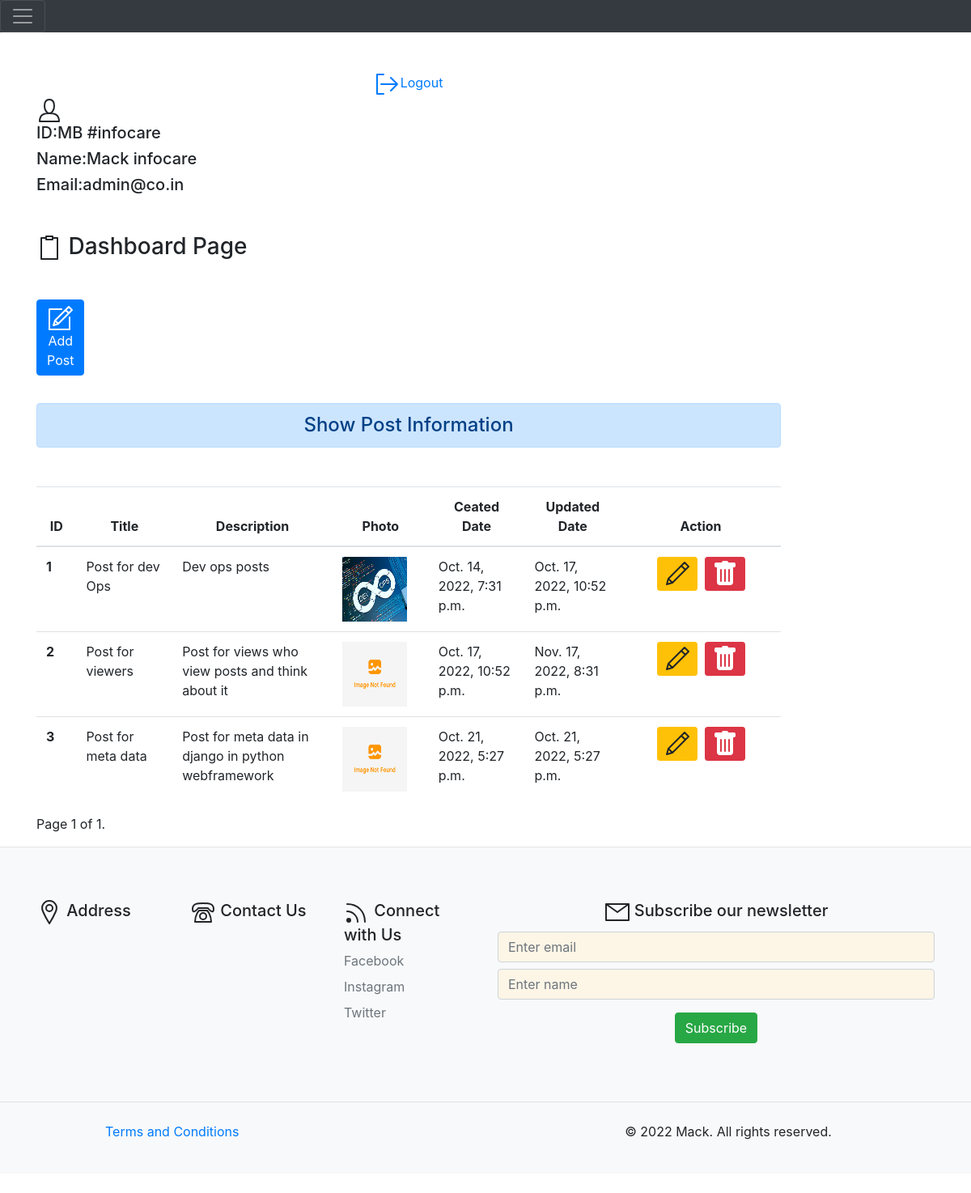
Before: /dashboard/ (signed in) with the older database file.
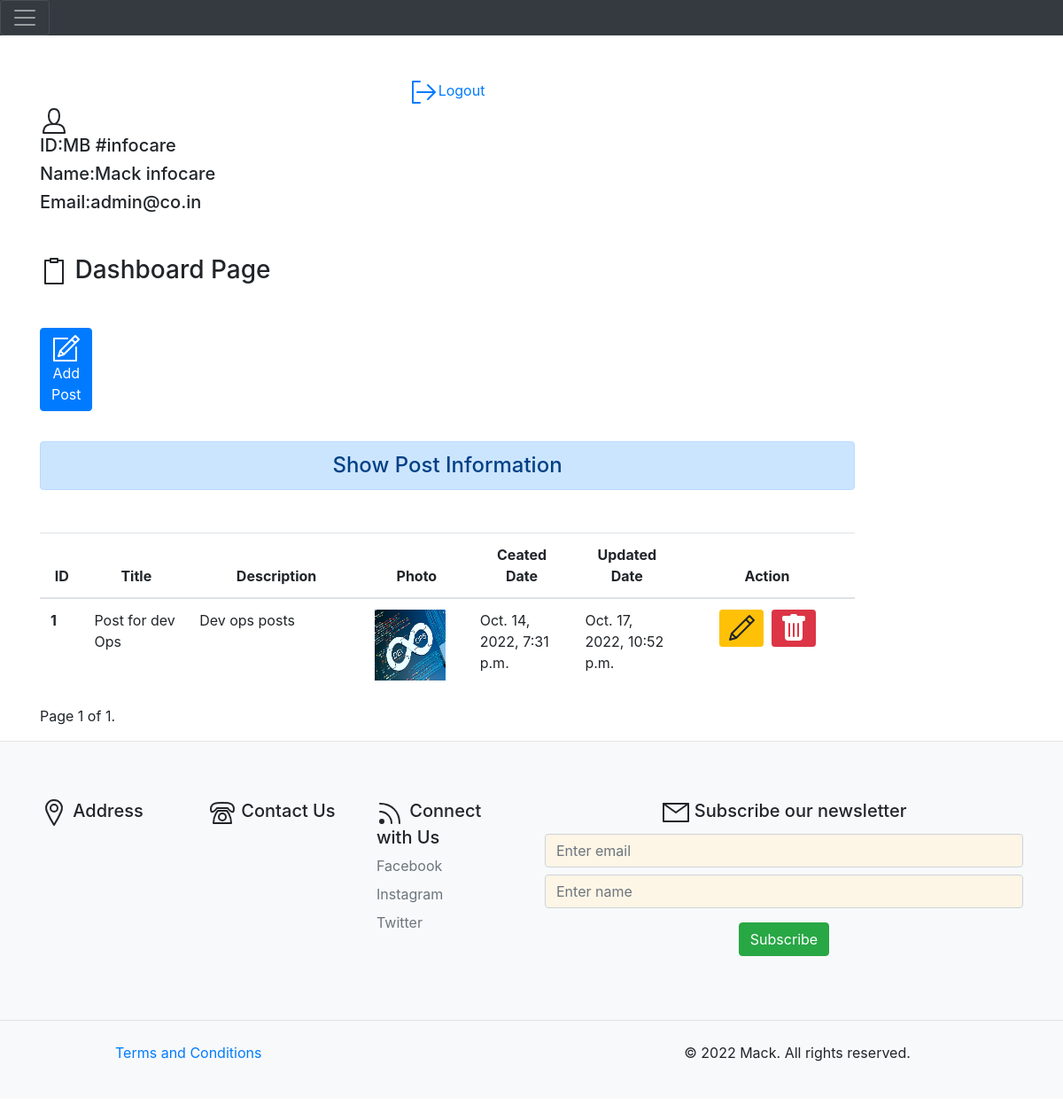
After: the same page with the newer database file.
### blog/models.py (models this page shows, shortened)
class Post(models.Model):
    title = models.CharField(max_length=500)
    description = models.TextField(max_length=500)
    photo = models.ImageField(upload_to='static/images/',blank=True)
    created_at = models.DateTimeField(auto_now_add=True)
    updated_at = models.DateTimeField(auto_now=True)
    class Meta:
        verbose_name = 'Post'
        verbose_name_plural = 'Post'

### blog/views.py (the view)
# urls.py: path('dashboard/', views.dashboard, name="dashboard"),
def dashboard(request):
    if request.user.is_authenticated:
        posts = Post.objects.all()
        paginator = Paginator(posts, 5)
        page_number = request.GET.get('page')
        page_obj = paginator.get_page(page_number)
        user = request.user
        full_name = user.get_full_name()
        email = user.email
        gps = user.groups.all()
        short_name = user.last_name
        def fun(short_name):
            return('#'+short_name)
        return render(request, 'blog/dashboard.html', {'posts': page_obj, 'full_name': full_name, 'groups': gps, 'email': email, 'page_obj': page_obj,'last_name':fun(short_name)})
    else:
        return HttpResponseRedirect('/login/')

### blog/templates/blog/dashboard.html (shortened to what this page needs)
{% extends 'blog/base.html' %}
{% load  static %}
{% block side %}
<div class="col-sm-10">
  <div align="center">
    <a href="{% url 'logout'%}"><svg id="i-signout" xmlns="http://www.w3.org/2000/svg" viewBox="0 0 32 32" width="32" height="32" fill="none" stroke="currentcolor" stroke-linecap="round" stroke-linejoin="round" stroke-width="2">
      <path d="M28 16 L8 16 M20 8 L28 16 20 24 M11 28 L3 28 3 4 11 4" />
    </svg>Logout</a>
  </div>
  <div class="col-sm-2" style="display: contents;>
    <h4 class="my-5">
    <h5>ID:MB {{last_name}}</h5>
    <h5>Name:{{full_name}}</h5>
    <h5>Email:{{email}}</h5>
  </div>
{% endblock side %}
{% block content%}
    <h3 class="my-5"><svg id="i-clipboard" xmlns="http://www.w3.org/2000/svg" viewBox="0 0 32 32" width="32" height="32" fill="none" stroke="currentcolor" stroke-linecap="round" stroke-linejoin="round" stroke-width="2">
      <path d="M12 2 L12 6 20 6 20 2 12 2 Z M11 4 L6 4 6 30 26 30 26 4 21 4" />
  </svg> Dashboard Page</h3>
    <div class="animate">
    <a href="{% url 'add_post'%}" class="btn btn-primary"><svg id="i-compose" xmlns="http://www.w3.org/2000/svg" viewBox="0 0 32 32" width="32" height="32" fill="none" stroke="currentcolor" stroke-linecap="round" stroke-linejoin="round" stroke-width="2">
      <path d="M27 15 L27 30 2 30 2 5 17 5 M30 6 L26 2 9 19 7 25 13 23 Z M22 6 L26 10 Z M9 19 L13 23 Z" />
  </svg> Add Post</a>
  </div>
  <br></br>
    <h4 class="text-center alert alert-primary my-5">Show Post Information</h4>
    {% if posts %}
    <div style="overflow-x:auto;">
    <table class="table table-hover ">
      <thead>
        <tr class="text-center">
          <th scope="col" style="width:5%">ID</th>
          <th scope="col" style="width:12%">Title</th>
          <th scope="col" style="width:20%">Description</th>
          <th scope="col" style="width:12%">Photo</th>
          <th scope="col" style="width:12%">Ceated Date</th>
          <th scope="col" style="width:12%">Updated Date</th>
          <th scope="col" style="width:20%">Action</th>
        </tr>
      </thead>
      <tbody>
        {% if page_obj %}
        {% for post in posts %}
        <tr>
          <th scope="row">{{post.id}}</th>
          <td>{{post.title}}</td>
          <td>{{post.description}}</td>
          {% if post.photo %}
          <td><img src="{{post.photo.url}}" alt="no image found" height=80 width=80></img></td>
          {% else %}
          <td><img src="/static/images/image_not_found.png" alt="" height=80 width=80></img></td>
          {% endif %}
          <td>{{post.created_at}}</td>
          <td>{{post.updated_at}}</td>
          <td class="text-center">
            <a href="{% url 'update_post' post.id %}" class="btn btn-warning btn-sm"><svg id="i-edit" xmlns="http://www.w3.org/2000/svg" viewBox="0 0 32 32" width="32" height="32" fill="none" stroke="currentcolor" stroke-linecap="round" stroke-linejoin="round" stroke-width="2">
              <path d="M30 7 L25 2 5 22 3 29 10 27 Z M21 6 L26 11 Z M5 22 L10 27 Z" />
          </svg></a>&nbsp;
            {% if  perms.blog.delete_post %}
            <form action="{% url 'delete' post.id %}" method="post" class="d-inline">
            <button class="btn btn-danger btn-sm"></button>
            </form>
          {% endif %}
          </td>
        </tr>
        {% endfor %}
        {% endif %}
      </tbody>
    </table>
   </div>
<div class="pagination">
  <span class="step-links">
      <span class="current">
          Page {{ page_obj.number }} of {{ page_obj.paginator.num_pages }}.
      </span>
  </span>
</div>
    {% else %}
    <h4 class="text-center alert alert-warning">No Data Found</h4>
    {% endif %}
    </div>
</div>
{% endblock content%}

Changed rows visible on the page:
removed Post: id "2", title "Post for viewers", description "Post for views who view posts and think about it", created_at "Oct. 17, 2022, 10:52 p.m.", updated_at "Nov. 17, 2022, 8:31 p.m."
removed Post: id "3", title "Post for meta data", description "Post for meta data in django in python webframework", created_at "Oct. 21, 2022, 5:27 p.m.", updated_at "Oct. 21, 2022, 5:27 p.m."
